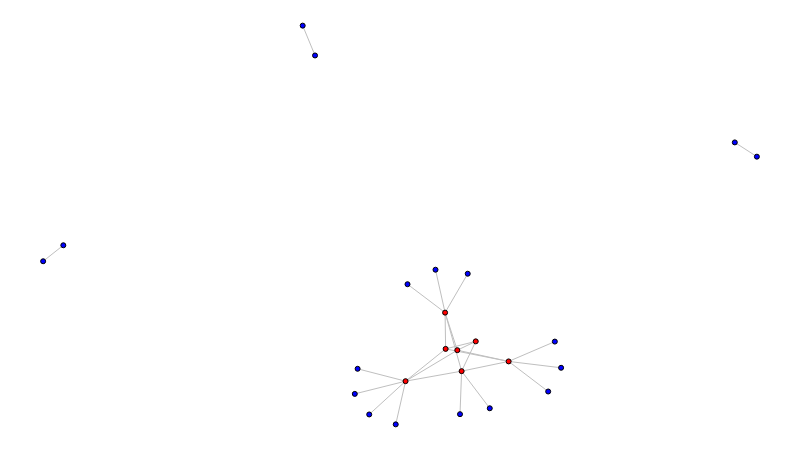

This figure's notebook cell:
### Markdown cell above
Simulação com visualização, quando apenas uma minoria dos nós busca reduzir a restrição de Burt, enquanto todos os outros buscam aumentar:

### Code cell
num_closers = int(FRAC_CLOSERS * NUM_NODES)

g = simulate(num_closers)

sn.reset_positions(g)

sn.show_graph(g)

### Figure 1 — Plotly figure (JSON) as saved in the notebook; plotly's stock layout.template omitted (floating-point values rounded to 4 significant figures)
{"data": [{"hoverinfo": "none", "line": {"color": "rgb(191, 191, 191)", "width": 1}, "mode": "lines", "type": "scatter", "uid": "a36ccd1c-d5f6-11e8-a871-5cc9d3f52cf6", "x": [0.5632, 0.5863, null, 0.5632, 0.5639, null, 0.5632, 0.5498, null, 0.5632, 0.5105, null, 0.5632, 0.5949, null, 0.5632, 0.5803, null, 0.7169, 0.6522, null, 0.5841, 0.5863, null, 0.5803, 0.5078, null, 0.5803, 0.6522, null, 0.5803, 0.6061, null, 0.5639, 0.6522, null, 0.5639, 0.5078, null, 0.5639, 0.6061, null, 0.381, 0.3637, null, 0.5863, 0.6258, null, 0.5863, 0.6061, null, 0.5863, 0.5078, null, 0.5863, 0.6522, null, 1, 0.9691, null, 0.5078, 0.494, null, 0.5078, 0.4406, null, 0.5078, 0.4569, null, 0.5078, 0.4367, null, 0, 0.0283, null, 0.7076, 0.6522, null, 0.7257, 0.6522, null], "y": [0.2802, 0.1335, null, 0.2802, 0.1893, null, 0.2802, 0.3878, null, 0.2802, 0.3515, null, 0.2802, 0.3778, null, 0.2802, 0.186, null, 0.2076, 0.1579, null, 0.02556, 0.1335, null, 0.186, 0.1083, null, 0.186, 0.1579, null, 0.186, 0.2082, null, 0.1893, 0.1579, null, 0.1893, 0.1083, null, 0.1893, 0.2082, null, 0.9251, 1, null, 0.1335, 0.04037, null, 0.1335, 0.2082, null, 0.1335, 0.1083, null, 0.1335, 0.1579, null, 0.6714, 0.7071, null, 0.1083, 0, null, 0.1083, 0.1394, null, 0.1083, 0.02487, null, 0.1083, 0.07646, null, 0.4091, 0.4492, null, 0.08244, 0.1579, null, 0.1419, 0.1579, null]}, {"hoverinfo": "none", "marker": {"color": "rgb(255, 0, 0)", "line": {"color": "rgb(0, 0, 0)", "width": 1}, "size": 5}, "mode": "markers+text", "text": [], "textfont": {"color": "rgb(255, 255, 255)"}, "textposition": "middle center", "type": "scatter", "uid": "a36ccd1d-d5f6-11e8-a116-5cc9d3f52cf6", "x": [0.5632, 0.5803, 0.5639, 0.5863, 0.6061, 0.5078, 0.6522], "y": [0.2802, 0.186, 0.1893, 0.1335, 0.2082, 0.1083, 0.1579]}, {"hoverinfo": "none", "marker": {"color": "rgb(0, 0, 255)", "line": {"color": "rgb(0, 0, 0)", "width": 1}, "size": 5}, "mode": "markers+text", "text": [], "textfont": {"color": "rgb(255, 255, 255)"}, "textposition": "middle center", "type": "scatter", "uid": "a36ccd1e-d5f6-11e8-9107-5cc9d3f52cf6", "x": [0.7169, 0.5841, 0.381, 1, 0.3637, 0.9691, 0.5105, 0.5498, 0, 0.5949, 0.4406, 0.7076, 0.7257, 0.6258, 0.4569, 0.494, 0.4367, 0.0283], "y": [0.2076, 0.02556, 0.9251, 0.6714, 1, 0.7071, 0.3515, 0.3878, 0.4091, 0.3778, 0.1394, 0.08244, 0.1419, 0.04037, 0.02487, 0, 0.07646, 0.4492]}], "layout": {"height": 450, "margin": {"b": 0, "l": 0, "r": 0, "t": 0}, "showlegend": false, "width": 800, "xaxis": {"showgrid": false, "showticklabels": false, "zeroline": false}, "yaxis": {"showgrid": false, "showticklabels": false, "zeroline": false}}}
